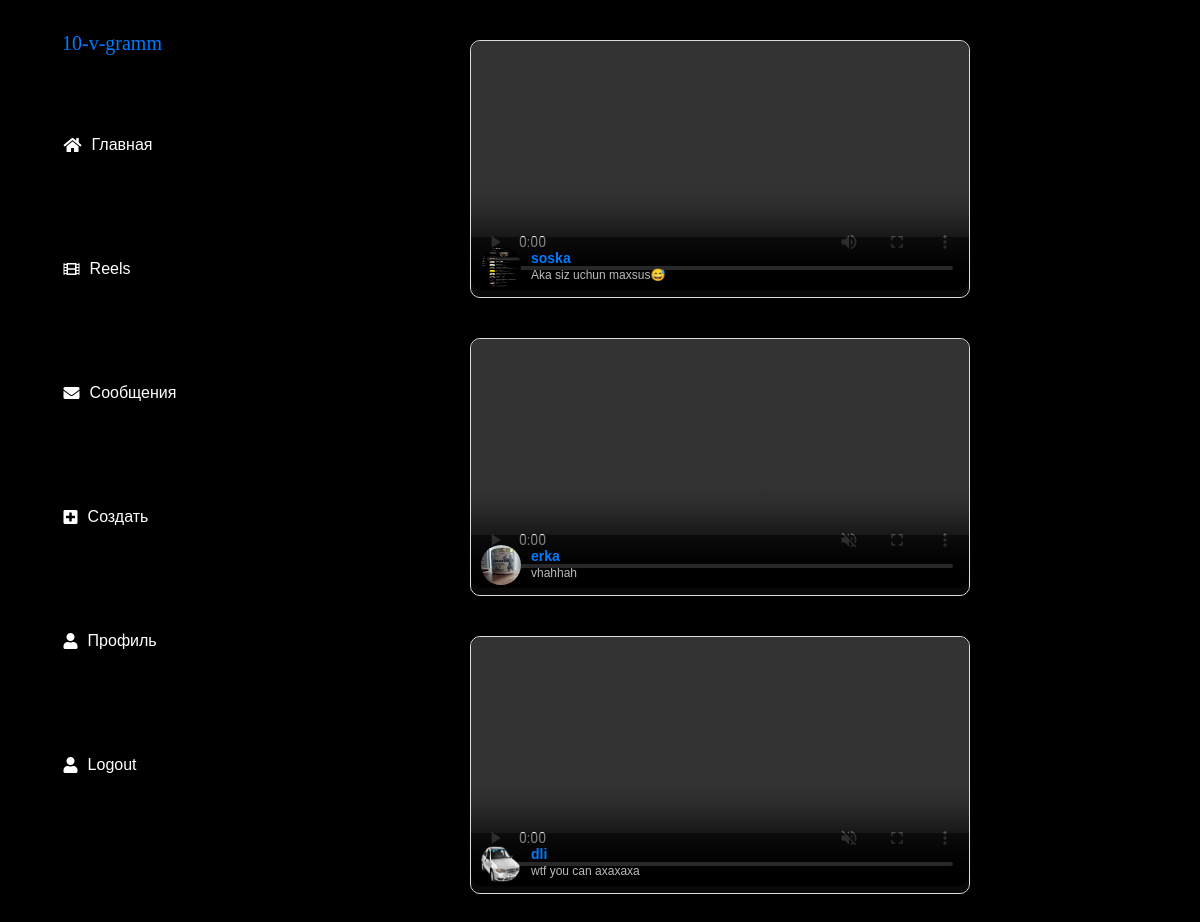
Page /reels/ (signed in) on the committed database.
### myapp/models.py (models this page shows)
class Post(models.Model):
    user = models.ForeignKey(User, on_delete=models.CASCADE)
    title = models.CharField(max_length=200)
    content = models.TextField()
    video = models.FileField(upload_to='videos', blank=True)
    created_at = models.DateTimeField(auto_now_add=True)

class Profile(models.Model):
    user = models.OneToOneField(User, on_delete=models.CASCADE)
    bio = models.TextField(blank=True)
    profile_pic = models.ImageField(upload_to='profile_pics', blank=True)

### myapp/views.py (the view)
# urls.py: path('reels/', views.reels, name='reels'),
@login_required
def reels(request):
    videos = Post.objects.exclude(video__isnull=True).order_by('-created_at')
    return render(request, 'reels.html', {'videos': videos})

### templates/reels.html (shortened to what this page needs)
{% extends "base.html" %}
{% block content %}
<body>
    <div class="reels-container">
        {% for video in videos %}
        <div class="reel">
            <video controls muted>
                <source src="{{ video.video.url }}" type="video/mp4">
            </video>
            <div class="reel-info">
                <div class="user-info">
                    <img src="{{ video.user.profile.profile_pic.url }}" alt="User Avatar" class="avatar">
                    <div class="user-details">
                        <h5><a href="{% url 'profile' video.user.username %}">{{ video.user.username }}</a></h5>
                        <p>{{ video.title }}</p>
                    </div>
                </div>
            </div>
        </div>
        {% endfor %}
    </div>
{% endblock %}

### static/css/styles.css (style rules this page uses)
body { margin: 0; font-family: 'Helvetica Neue', Arial, sans-serif; background-color: #fafafa; color: #333; display: flex; }

### templates/base.html (style rules this page uses)
body { margin: 0; font-family: 'Helvetica Neue', Arial, sans-serif; background-color: #fafafa; color: #333; display: flex; }

### templates/reels.html (style rules this page uses)
body { margin: 0; font-family: Arial, sans-serif; background-color: #000; color: #fff; }
.reels-container { display: flex; flex-direction: column; align-items: center; padding: 20px; gap: 20px; }
.reel { width: 100%; max-width: 500px; position: relative; margin-bottom: 20px; border: 1px solid #ddd; border-radius: 10px; overflow: hidden; background-color: #111; }
.reel video { width: 100%; height: auto; border-radius: 10px; }
.reel-info { position: absolute; bottom: 0; width: 100%; padding: 10px; background: rgba(0, 0, 0, 0.5); display: flex; justify-content: space-between; align-items: center; box-sizing: border-box; }
.user-info { display: flex; align-items: center; }
.avatar { width: 40px; height: 40px; border-radius: 50%; margin-right: 10px; }
.user-details h5 { margin: 0; font-size: 14px; font-weight: bold; }
.user-details p { margin: 0; font-size: 12px; color: #bbb; }

### rows in the picture
Post: user.profile.profile_pic (picture), user.username "soska", title "Aka siz uchun maxsus😅"
Post: user.profile.profile_pic (picture), user.username "erka", title "vhahhah"
Post: user.profile.profile_pic (picture), user.username "dli", title "wtf you can axaxaxa"
